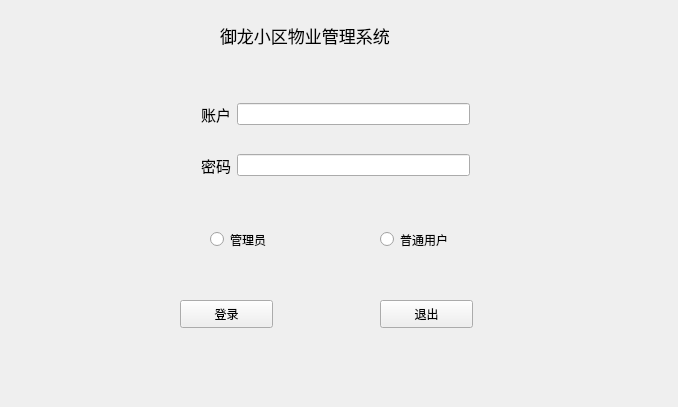
<?xml version="1.0" encoding="UTF-8"?>
<ui version="4.0">
 <class>LoginWindow</class>
 <widget class="QMainWindow" name="LoginWindow">
  <property name="geometry">
   <rect>
    <x>0</x>
    <y>0</y>
    <width>678</width>
    <height>407</height>
   </rect>
  </property>
  <property name="sizePolicy">
   <sizepolicy hsizetype="Preferred" vsizetype="Preferred">
    <horstretch>0</horstretch>
    <verstretch>0</verstretch>
   </sizepolicy>
  </property>
  <property name="minimumSize">
   <size>
    <width>678</width>
    <height>407</height>
   </size>
  </property>
  <property name="maximumSize">
   <size>
    <width>678</width>
    <height>407</height>
   </size>
  </property>
  <property name="windowTitle">
   <string>LoginWindow</string>
  </property>
  <widget class="QWidget" name="centralWidget">
   <widget class="QLabel" name="label">
    <property name="geometry">
     <rect>
      <x>220</x>
      <y>10</y>
      <width>231</width>
      <height>51</height>
     </rect>
    </property>
    <property name="font">
     <font>
      <pointsize>13</pointsize>
     </font>
    </property>
    <property name="text">
     <string>御龙小区物业管理系统</string>
    </property>
   </widget>
   <widget class="QPushButton" name="loginButton">
    <property name="geometry">
     <rect>
      <x>180</x>
      <y>300</y>
      <width>93</width>
      <height>28</height>
     </rect>
    </property>
    <property name="text">
     <string>登录</string>
    </property>
   </widget>
   <widget class="QPushButton" name="exitButton">
    <property name="geometry">
     <rect>
      <x>380</x>
      <y>300</y>
      <width>93</width>
      <height>28</height>
     </rect>
    </property>
    <property name="text">
     <string>退出</string>
    </property>
   </widget>
   <widget class="QWidget" name="widget" native="true">
    <property name="geometry">
     <rect>
      <x>190</x>
      <y>70</y>
      <width>291</width>
      <height>141</height>
     </rect>
    </property>
    <layout class="QGridLayout" name="gridLayout">
     <item row="0" column="1">
      <widget class="QLineEdit" name="nameEdit">
       <property name="sizePolicy">
        <sizepolicy hsizetype="Expanding" vsizetype="Fixed">
         <horstretch>0</horstretch>
         <verstretch>0</verstretch>
        </sizepolicy>
       </property>
      </widget>
     </item>
     <item row="2" column="0">
      <widget class="QLabel" name="label_3">
       <property name="font">
        <font>
         <pointsize>11</pointsize>
        </font>
       </property>
       <property name="text">
        <string>密码</string>
       </property>
      </widget>
     </item>
     <item row="2" column="1">
      <widget class="QLineEdit" name="passwordEdit"/>
     </item>
     <item row="0" column="0">
      <widget class="QLabel" name="label_2">
       <property name="font">
        <font>
         <pointsize>11</pointsize>
        </font>
       </property>
       <property name="text">
        <string>账户</string>
       </property>
      </widget>
     </item>
    </layout>
   </widget>
   <widget class="QRadioButton" name="adminButton">
    <property name="geometry">
     <rect>
      <x>210</x>
      <y>230</y>
      <width>115</width>
      <height>19</height>
     </rect>
    </property>
    <property name="text">
     <string>管理员</string>
    </property>
   </widget>
   <widget class="QRadioButton" name="userButton">
    <property name="geometry">
     <rect>
      <x>380</x>
      <y>230</y>
      <width>115</width>
      <height>19</height>
     </rect>
    </property>
    <property name="text">
     <string>普通用户</string>
    </property>
   </widget>
  </widget>
 </widget>
 <layoutdefault spacing="6" margin="11"/>
 <resources/>
 <connections/>
</ui>
